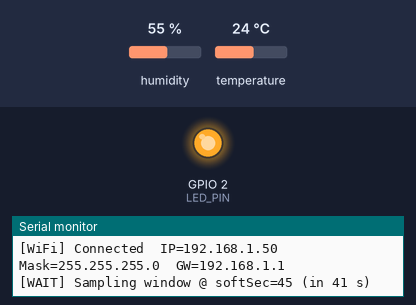
Simulated run of this sketch. Board: ESP8266 (NodeMCU). Shown: output pins drawn as LEDs (lit = HIGH), the last lines printed to the serial monitor. The test bench sets the inputs (shaded band); at power-on: humidity 55 %, temperature 24 °C. WiFi joins after 1.5 s; servers stay silent unless stated.

Above: at 32.2 s.
At 60.28 s:
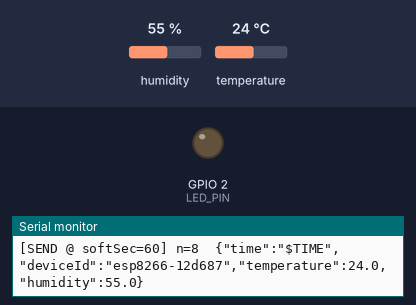
Timing chart, 0 to 82.2 s (numbered marks = the images above):
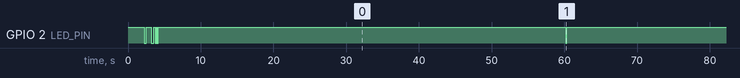

Measured:
- by itself, GPIO 2 (LED_PIN): HIGH → LOW at 2.2 s, → HIGH 0.30 s later, → LOW 0.70 s later, → HIGH 0.30 s later, … (14 changes in this stretch)

The sketch:

esp8266-climate.ino
```cpp
#include <ESP8266WiFi.h>
#include <WiFiUdp.h>
#include <DHT.h>
#include <Arduino.h>

// ===== USER CONFIG (enter values in quotations) =====
const char* ssid     = "Climate"; // <-- enter wi-fi name from earlier (ex: Climate)
const char* password = "cl!mate123"; // <-- enter wi-fi password from earlier (ex: cl!mate123)

// Minutes between sampling (replace number)
#define INTERVAL_MINUTES   1            // <-- set to 1 or 5

// Port used
const unsigned int UDP_PORT = 8081;

// Multiple sample timings
#define SAMPLE_WINDOW_SEC  15           // start sampling this many seconds before the tick
#define SAMPLE_PERIOD_MS   2000         // read DHT every 2s in the window

// DHT wiring
#define DHTPIN   14                     // D5 (GPIO14)
#define DHTTYPE  DHT22

// LED (on-board is usually active-LOW on ESP8266)
#define LED_PIN         LED_BUILTIN
#define LED_ACTIVE_LOW  1

// Smooth slow blink timing while trying to connect
#define SLOW_BLINK_ON_MS   300
#define SLOW_BLINK_OFF_MS  700

// Wi‑Fi retry rhythm (non-blocking scheduler)
#define WIFI_SINGLE_TRY_MS   5000       // re-issue Wi‑Fi begin() at most every 5s
#define WIFI_STATUS_POLL_MS   50

// =======================

WiFiUDP udp;
DHT dht(DHTPIN, DHTTYPE);
String deviceId;

// ---- Soft clock state (no external sync) ----
unsigned long bootMs;      // captured at setup
static const long manualOffsetSec = 0;

// ---------- LED helpers ----------
inline void ledWrite(bool on) {
  bool level = LED_ACTIVE_LOW ? !on : on;
  digitalWrite(LED_PIN, level);
}
void ledBlinkSentOnce() {           // single blink on send
  ledWrite(true);  delay(140);
  ledWrite(false); delay(120);
  yield();
}
void ledFlashConnectedFast() {      // fast triple blink on connect
  for (int i = 0; i < 3; i++) {
    ledWrite(true);  delay(80);
    ledWrite(false); delay(80);
    yield();
  }
}

// ---------- Time helpers ----------
inline uint32_t softNowSec() {
  return (uint32_t)((millis() - bootMs) / 1000UL) + (uint32_t)manualOffsetSec;
}
uint32_t nextAlignedTick(uint32_t now) {
  const uint32_t intervalSec = (uint32_t)INTERVAL_MINUTES * 60U;
  return (now - (now % intervalSec)) + intervalSec;
}
void waitUntilSoft(uint32_t target) {
  while (true) {
    uint32_t now = softNowSec();
    int32_t diff = (int32_t)(target - now);
    if (diff <= 0) break;
    delay(diff > 1 ? 250 : 10);
    yield();
  }
}

// Compute broadcast from IP + mask
IPAddress calcBroadcast(IPAddress ip, IPAddress mask) {
  return IPAddress((uint32)ip | ~((uint32)mask));
}

// Robust DHT read with clamps
bool readDHT_once(float &tC, float &h) {
  for (int i=0;i<3;i++) {
    h  = dht.readHumidity();
    tC = dht.readTemperature();
    if (!isnan(h) && !isnan(tC)) {
      if (h < 0)   h = 0;
      if (h > 100) h = 100;
      if (tC < -40) tC = -40;
      if (tC > 80)  tC = 80;
      return true;
    }
    delay(120);
    yield();
  }
  return false;
}

// Small-N median
float medianOf(float* arr, int n) {
  float tmp[10]; // up to ~8–10 samples
  for (int i=0;i<n;i++) tmp[i]=arr[i];
  for (int i=1;i<n;i++){
    float key=tmp[i]; int j=i-1;
    while (j>=0 && tmp[j]>key){ tmp[j+1]=tmp[j]; j--; }
    tmp[j+1]=key;
  }
  return (n%2) ? tmp[n/2] : 0.5f*(tmp[n/2 - 1] + tmp[n/2]);
}

String buildJson(bool ok, float tMed, float hMed) {
  String json = String("{\"time\":\"$TIME\",") +
                "\"deviceId\":\"" + deviceId + "\"," +
                "\"temperature\":" + (ok ? String(tMed,1) : String("null")) + "," +
                "\"humidity\":"    + (ok ? String(hMed,1) : String("null")) + "}";
  return json;
}


void waitForWifiForever() {
  Serial.println("[WiFi] Trying to connect (will retry forever)...");
  WiFi.mode(WIFI_STA);
  WiFi.setAutoReconnect(false);
  WiFi.persistent(false);

  // blink scheduler
  bool blinkState = false;
  unsigned long nextBlinkChange = millis();    // toggle immediately

  // Wi‑Fi attempt scheduler
  bool attemptIssued = false;
  unsigned long nextAttemptAt = 0;

  while (WiFi.status() != WL_CONNECTED) {
    unsigned long now = millis();

    // schedule Wi‑Fi attempts
    if (!attemptIssued || (now >= nextAttemptAt)) {
      WiFi.disconnect(true);
      delay(10);
      WiFi.begin(ssid, password);
      attemptIssued = true;
      nextAttemptAt = now + WIFI_SINGLE_TRY_MS;  // don't spam begin()
    }

    // smooth slow blink (even cadence)
    if (now >= nextBlinkChange) {
      blinkState = !blinkState;
      ledWrite(blinkState);
      nextBlinkChange = now + (blinkState ? SLOW_BLINK_ON_MS : SLOW_BLINK_OFF_MS);
    }

    delay(WIFI_STATUS_POLL_MS);
    yield();
  }

  // Connected!
  ledWrite(false);
  Serial.printf("[WiFi] Connected  IP=%s  Mask=%s  GW=%s\n",
    WiFi.localIP().toString().c_str(),
    WiFi.subnetMask().toString().c_str(),
    WiFi.gatewayIP().toString().c_str());

  udp.begin(0);
  ledFlashConnectedFast();   // fast triple blink on connect
}

void setup() {
  pinMode(LED_PIN, OUTPUT);
  ledWrite(false);

  Serial.begin(115200);
  delay(200);
  Serial.println();
  Serial.println("=== ESP8266 DHT Broadcaster (smooth slow-blink reconnect + fast triple on connect) ===");

  bootMs = millis();
  deviceId = "esp8266-" + String(ESP.getChipId(), HEX);
  Serial.printf("[ID] %s\n", deviceId.c_str());

  dht.begin();
  Serial.println("[DHT] Warm-up 2s...");
  delay(2000);

  // Block here until Wi‑Fi connects; smooth slow-blink while trying
  waitForWifiForever();
}

void loop() {
  // If Wi‑Fi dropped for any reason, go back to smooth forever‑retry mode
  if (WiFi.status() != WL_CONNECTED) {
    Serial.println("[WiFi] Lost connection. Reconnecting...");
    waitForWifiForever();
  }

  // Determine next exact minute/5‑minute tick on the soft clock
  uint32_t now = softNowSec();
  uint32_t tick = nextAlignedTick(now);
  uint32_t samplingStart = tick - SAMPLE_WINDOW_SEC;

  // Wait until sampling window opens
  if ((int32_t)(samplingStart - now) > 0) {
    Serial.printf("[WAIT] Sampling window @ softSec=%lu (in %ld s)\n",
                  (unsigned long)samplingStart, (long)(samplingStart - now));
    waitUntilSoft(samplingStart);
  }

  // Sampling window loop
  const int MAX_SAMPLES = (SAMPLE_WINDOW_SEC / (SAMPLE_PERIOD_MS/1000)) + 2; // ~8 samples
  float tBuf[10]; float hBuf[10]; int n=0;
  Serial.printf("[SAMPLE] Window start. Target tick in %d s\n", SAMPLE_WINDOW_SEC);
  unsigned long lastMs = 0;

  // Recompute tick just before the loop
  tick = nextAlignedTick(softNowSec());

  while (true) {
    // Bail to reconnect loop if Wi‑Fi drops mid‑cycle
    if (WiFi.status() != WL_CONNECTED) break;

    uint32_t tnow = softNowSec();
    if ((int32_t)(tnow - tick) >= 0) break; // hit the boundary

    unsigned long ms = millis();
    if (ms - lastMs >= SAMPLE_PERIOD_MS) {
      lastMs = ms;
      float tC, h;
      if (readDHT_once(tC, h)) {
        if (n < MAX_SAMPLES) { tBuf[n]=tC; hBuf[n]=h; n++; }
        Serial.printf("  sample #%d -> T=%.1f C  H=%.1f %%\n", n, tC, h);
      } else {
        Serial.println("  sample -> read fail");
      }
    }
    delay(10);
    yield();
  }

  // If Wi‑Fi dropped, reconnect and redo the loop from the top
  if (WiFi.status() != WL_CONNECTED) {
    Serial.println("[Wi‑Fi] Disconnected during sampling; reconnecting...");
    waitForWifiForever();
    return;
  }

  // Compute median and send
  bool ok = (n > 0);
  float tMed = ok ? medianOf(tBuf, n) : NAN;
  float hMed = ok ? medianOf(hBuf, n) : NAN;

  String json = buildJson(ok, tMed, hMed);

  Serial.println("-------------------------------------------------");
  Serial.printf("[SEND @ softSec=%lu] n=%d  %s\n", (unsigned long)softNowSec(), n, json.c_str());

  // UDP broadcast
  IPAddress bcast = calcBroadcast(WiFi.localIP(), WiFi.subnetMask());
  udp.beginPacket(bcast, UDP_PORT);
  udp.write((const uint8_t*)json.c_str(), json.length());
  udp.endPacket();

  // Single blink on each send
  ledBlinkSentOnce();

  // Schedule the next cycle; enter next sampling window
  uint32_t nextTick = tick + (INTERVAL_MINUTES * 60U);
  waitUntilSoft(nextTick - SAMPLE_WINDOW_SEC);
}
```
